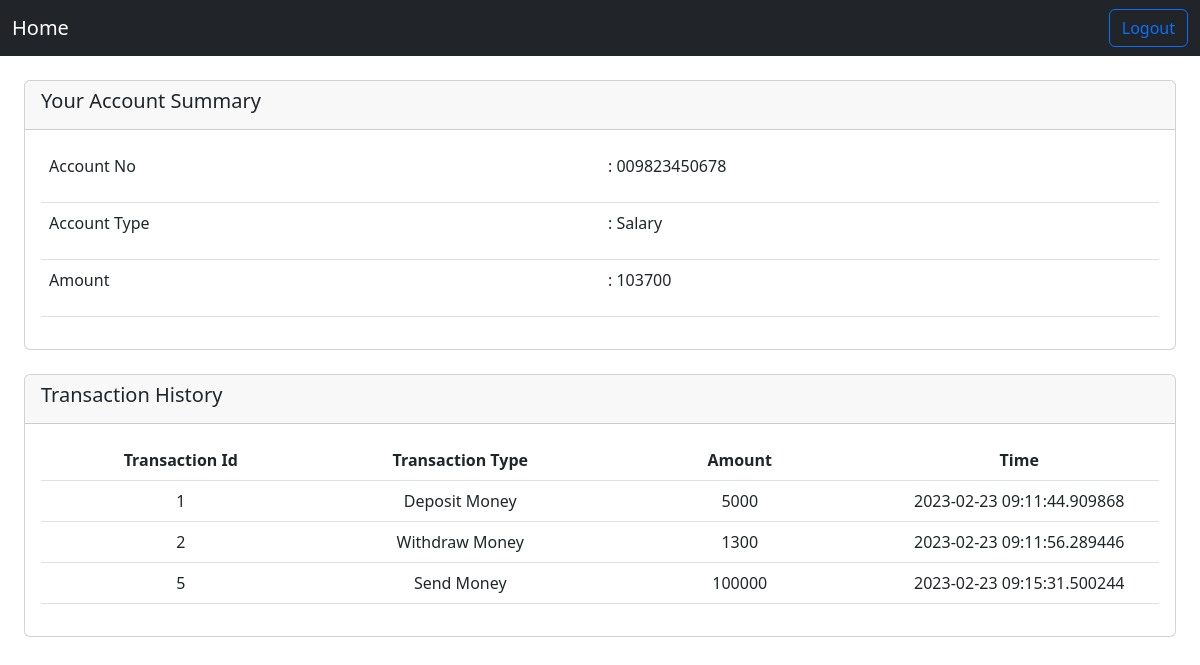
The page /TranInfo/Transactions (signed in) on the database its author committed.
### app/models.py (models this page shows)
class BalanceData(db.Model):
    id = db.Column(db.Integer, primary_key=True)
    AccNo = db.Column(db.String(20), nullable=False)
    amount = db.Column(db.String(20), nullable=False)
    AccType = db.Column(db.String(100), nullable=False)

class Transactions(db.Model):
    id = db.Column(db.Integer, primary_key=True)
    ttype = db.Column(db.String(30), nullable=False)
    tfrom = db.Column(db.String(20), nullable=False)
    tto = db.Column(db.String(20), nullable=False)
    tamount = db.Column(db.Integer, nullable=False)
    tdatetime = db.Column(db.DateTime, nullable=False)

### TransactionAndInformation/routes.py (the view)
@tranAndInfo.route('/Transactions', methods=['POST', 'GET'])
def showTransaction():
    if 'LoggedIn' in session:
        if session['LoggedIn']:
            id = session['id']
            data = getTransactionData(id)
            return render_template('Transactions.html', data = data)

### Dashboard/routes.py (called while the page is built)
def getData(aid):
    result = BalanceData.query.get(aid)
    data = {
        'acc_no': result.AccNo,
        'amount': result.amount,
        'acc_type':result.AccType
    }
    return data

### TransactionAndInformation/routes.py (called while the page is built)
def getTransactionData(aid):
    res = getData(aid)
    data = {
        'adata': res,
        'tdata': {}
    }
    t1 = Transactions.query.filter_by(tfrom=res['acc_no']).all()
    t2 = Transactions.query.filter_by(tto=res['acc_no']).all()
    t = t1 + t2
    for i in t:
        temp = {
            'ttype': i.ttype,
            'tfrom': i.tfrom,
            'tto': i.tto,
            'tamount': i.tamount,
            'tdatetime': i.tdatetime
        }
        data['tdata'][i.id] = temp
    mykeys = list(data['tdata'].keys())
    mykeys.sort()
    data['tdata'] = {i: data['tdata'][i] for i in mykeys}
    return data

### TransactionAndInformation/templates/Transactions.html
{% extends "layout.html" %}
{% block content %}
<div>
    <nav class="navbar navbar-expand-lg bg-dark" data-bs-theme="dark">
        <div class="container-fluid">
            <a class="navbar-brand" href="{{ url_for('Dashboard.Dashboard') }}">Home</a>
            <form class="d-flex" role="search" action="/TranInfo/Logout" method="post">
                <button class="btn btn-outline-primary" type="submit">Logout</button>
            </form>
        </div>
    </nav>
</div>
<div class="mt-2">
    <div>
        <div class="card m-4">
            <div class="card-header text-start">
                <h5>Your Account Summary</h5>
            </div>
            <div class="card-body text-center">
                <table class="table text-start">
                    <tr>
                        <td class="col-6">
                            Account No
                        </td>
                        <td class="col-6">
                            <p>: {{ data['adata']['acc_no'] }}</p>
                        </td>
                    </tr>
                    <tr>
                        <td class="col-6">
                            Account Type
                        </td>
                        <td class="col-6">
                            <p>: {{ data['adata']['acc_type'] }}</p>
                        </td>
                    </tr>
                    <tr>
                        <td class="col-6">
                            Amount
                        </td>
                        <td class="col-6">
                            <p>: {{ data['adata']['amount'] }}</p>
                        </td>
                    </tr>
                </table>
            </div>
        </div>
    </div>
</div>
<div>
    <div class="card m-4">
        <div class="card-header text-start">
            <h5>Transaction History</h5>
        </div>
        <div class="card-body text-center">
            <table class="table table-hover">
                <thead>
                    <tr>
                        <th class="col-3" scope="col">Transaction Id</th>
                        <th class="col-3" scope="col">Transaction Type</th>
                        <th class="col-3" scope="col">Amount</th>
                        <th class="col-3" scope="col">Time</th>
                    </tr>
                </thead>
                <tbody>
                    {% for i in data['tdata'] %}
                        <tr>
                            <td class="col-3" scope="col">{{ i }}</td>
                            <td class="col-3" scope="col"> {{ data['tdata'][i]['ttype'] }} </td>
                            <td class="col-3" scope="col"> {{ data['tdata'][i]['tamount'] }} </td>
                            <td class="col-3" scope="col"> {{ data['tdata'][i]['tdatetime'] }} </td>
                        </tr>
                    {% endfor %}
                </tbody>
            </table>
        </div>
    </div>
</div>
{% endblock content %}

### rows shown on the page
BalanceData: adata.acc_no "009823450678", adata.acc_type "Salary", adata.amount "103700"
Transactions: ttype "Deposit Money", tamount "5000", tdatetime "2023-02-23 09:11:44.909868"
Transactions: ttype "Withdraw Money", tamount "1300", tdatetime "2023-02-23 09:11:56.289446"
Transactions: ttype "Send Money", tamount "100000", tdatetime "2023-02-23 09:15:31.500244"

### other values the page prints
{{ i }} "1" "2" "5"
